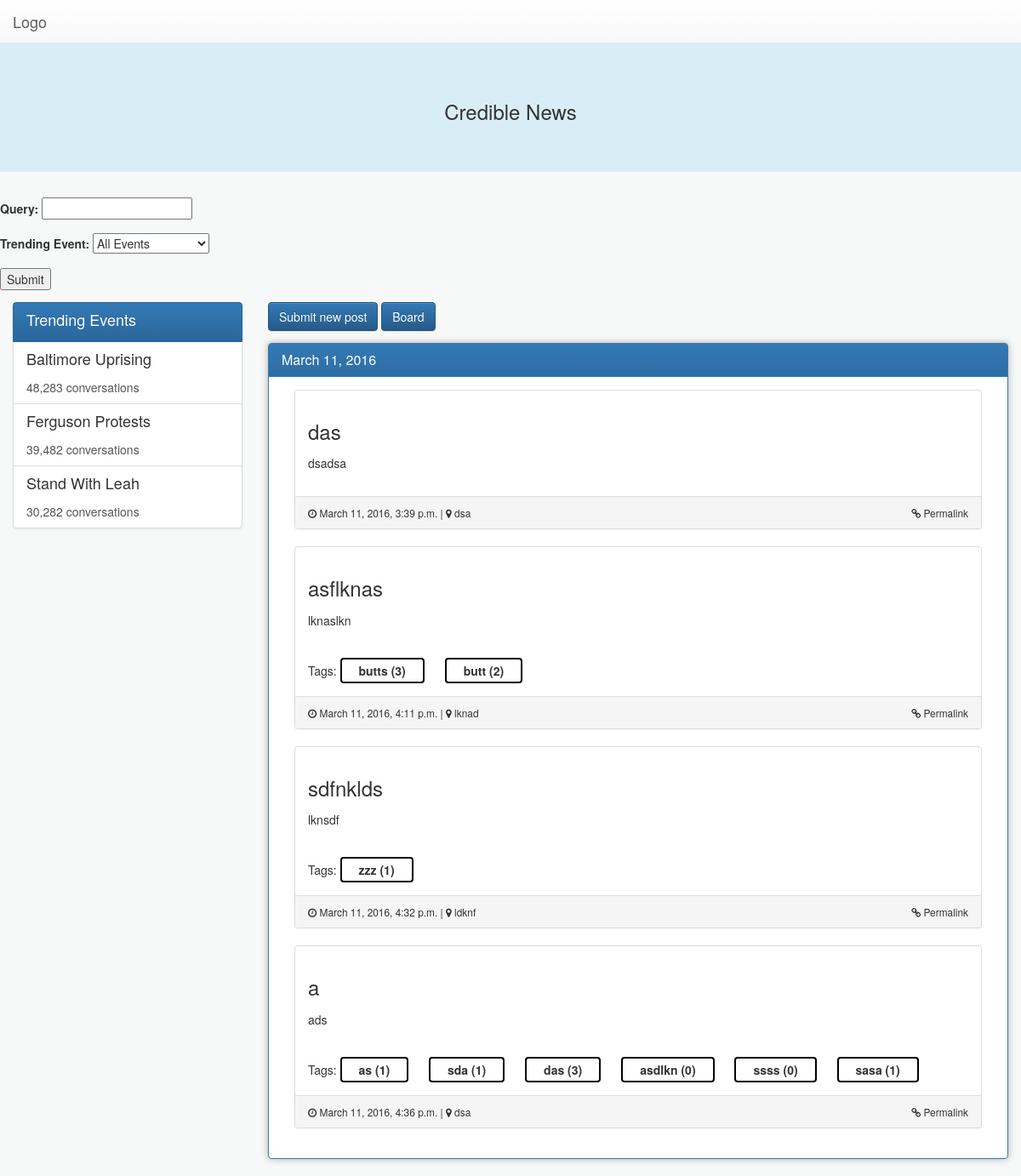
The app's page /posts/, older data.
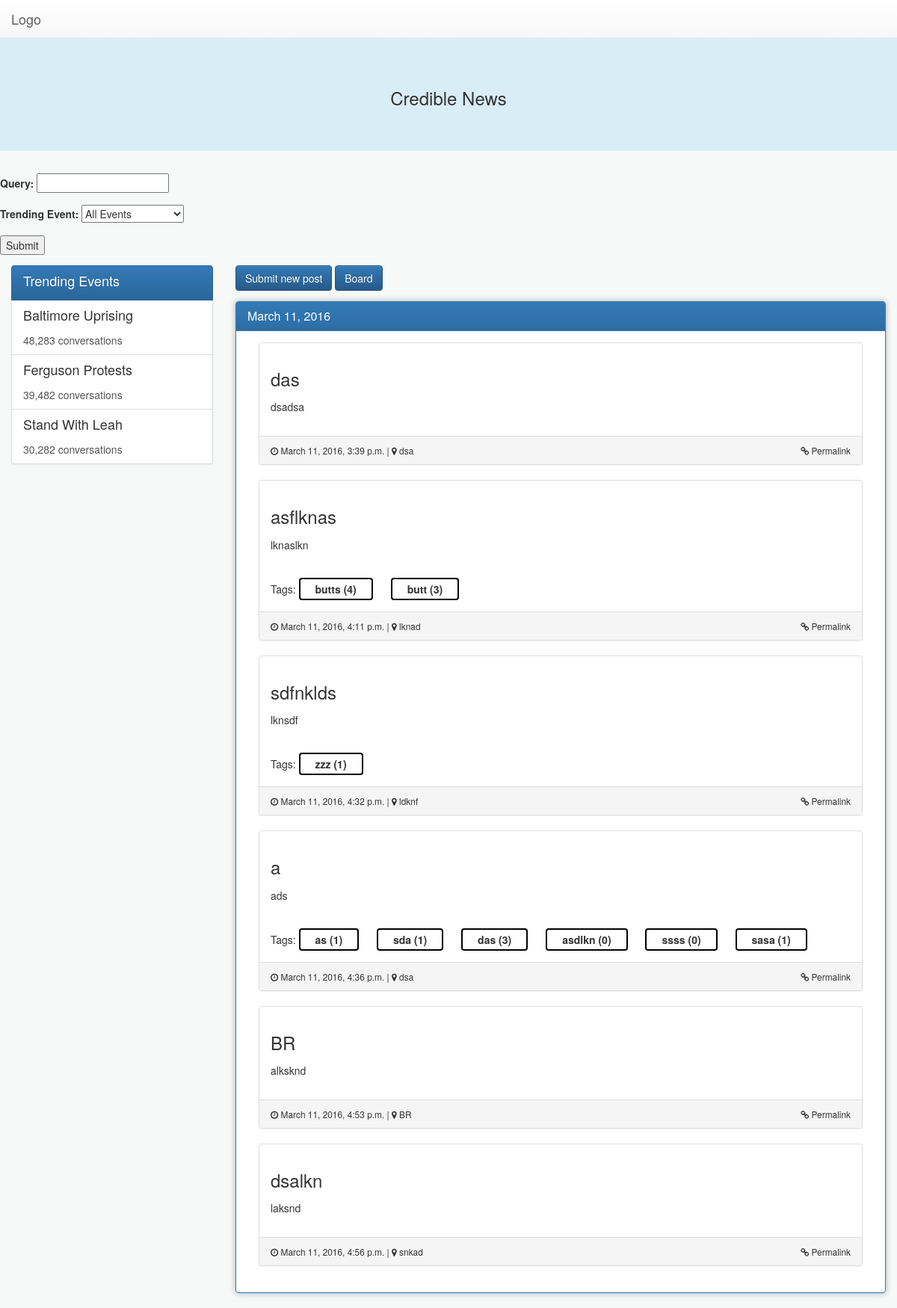
The same page, newer data.
### posts/models.py (models this page shows, shortened)
class Post(models.Model):
    title = models.CharField(max_length=140)
    event_date = models.DateTimeField(default=datetime.datetime.now)
    sub_date = models.DateTimeField(default=datetime.datetime.now)
    location = models.CharField(max_length=140)
    text = models.TextField()
    VIDEO = 'VP' # Video Post
    PHOTO = 'PP' # Single photo
    POST_TYPE_CHOICES = (
        ('VP', 'Video Post'),
        ('PP', 'Photo Post'),
    )
    post_type = models.CharField(max_length=2, choices=POST_TYPE_CHOICES,
                                 blank=False, default='AP')
    EVENT_TYPE_CHOICES = (
        ('NA', 'Not Currently Trending'),
        ('BR', 'Baltimore Uprising'),
        ('FP', 'Ferguson Protests'),
        ('SL', 'Stand With Leah'),
    )
    event = models.CharField(max_length=2, choices=EVENT_TYPE_CHOICES,
                             blank=False, default='NA')
    url = models.URLField(null=True, blank=True)
    photo = models.ImageField(null=True, blank=True)
    def get_absolute_url(self):
        return reverse('posts:detail', kwargs={'post_id': self.id})
    def get_tags_by_post(self):
        return Tag.objects.filter(post=self)

### tags/models.py (models this page shows, shortened)
class Tag(models.Model):
    title = models.CharField(max_length=16)
    post = models.ForeignKey('posts.Post', on_delete=models.CASCADE)
    votes = models.IntegerField(blank=True, default=0)
    date = models.DateTimeField(default=datetime.datetime.now)

### posts/views.py (the view)
def index(request):
    all_posts = Post.objects.all().order_by('event_date')
    grouped_posts = defaultdict(list)
    for post in all_posts:
        grouped_posts[post.event_date.date()].append(post)
    paginator = Paginator(all_posts, 5) # Show 5 posts per page
    page_num = request.GET.get('page')
    try:
        paginated_posts = paginator.page(page_num)
    except PageNotAnInteger:
        paginated_posts = paginator.page(1)
    except EmptyPage:
        paginated_posts = paginator.page(paginator.num_pages)
    context = {
        'form': SearchForm,
        'latest_post_list': all_posts,
        'tag_map': {post.id : post.get_tags_by_post() for post in all_posts},
        'tag_titles': None,
        'grouped_posts': grouped_posts
    }
    return render(request, 'posts/index.html', context)

### posts/views.py (called while the page is built)
@register.filter
def get_value(dictionary, key):
    return dictionary.get(key)

@register.filter
def date_to_integer(dt_time, unused_parameter):
    return 10000*dt_time.year + 1000*dt_time.month + dt_time.day

### posts/templates/posts/index.html (shortened to what this page needs)
{% load staticfiles %}
{% include "includes/head.html" %}
{% include "includes/header.html" %}
<main>
    <form action="{% url 'posts:search' %}" method="post">
        {{ form.as_p }}
        <input type="submit" value="Submit"/>
    </form>
	<div class="container-fluid">
		<div class="row">
			<div class="col-md-3 col-sm-3" id="topics-container">
				<div class="list-group affix-pre" id="topics" data-clampedwidth="#topics-container">
					<a class="list-group-item active">
						<h4 class="list-group-item-heading">Trending Events</h4>
					</a>
					<a href="#" class="list-group-item">
						<h4 class="list-group-item-heading">Baltimore Uprising</h4>
						<p class="list-group-item-text">48,283 conversations</p>
					</a>
					<a href="#" class="list-group-item">
						<h4 class="list-group-item-heading">Ferguson Protests</h4>
						<p class="list-group-item-text">39,482 conversations</p>
					</a>
					<a href="#" class="list-group-item">
						<h4 class="list-group-item-heading">Stand With Leah</h4>
						<p class="list-group-item-text">30,282 conversations</p>
					</a>
				</div>
			</div>
			<div class="col-md-9 col-sm-9">
				<div class="row">
					<div class="col-md-12 col-sm-12">
                                <a class="btn btn-primary margin-bottom" href="{% url 'posts:create' %}">Submit new post</a>
                                <a class="btn btn-primary margin-bottom" href="board">Board</a>
                    </div>
                    {% if grouped_posts %}
                    	{% for group in grouped_posts %}
                    	<div class="col-md-12 col-sm-12">
                    		<div class="panel panel-primary post-group">
                    			<div class="panel-heading" role="tab">
                    				<h4 class="panel-title">
                    					<a role="button" data-toggle="collapse" href="#{{ group|date_to_integer:group }}" aria-expanded="true" aria-controls="{{ group|date_to_integer:group }}">
                    						{{ group }}
                    					</a>
                    				</h4>
                    			</div>
                    			<div id="{{ group|date_to_integer:group }}" class="panel-collapse collapse in" role="tabpanel">
                    				<div class="panel-body">
                    					{% for post in grouped_posts|get_value:group %}
			                    		<div class="col-md-12 col-sm-12">
											<div class="panel panel-default">
												<div class="panel-body">
													<h3>{{ post.title }}</h3>
													<p>{{ post.text }}</p>
													{% if tag_map|get_value:post.id %}
														Tags:
														{% for tag in tag_map|get_value:post.id %}
															<div class="unvoted-tag update-tag" value="{{ tag.title }}" post-id="{{ post.id }}">{{ tag.title }}
							                                (<div class="update-tag-votes">{{ tag.votes }}</div>)
							                            </div>
														{% endfor %}
													{% endif %}
												</div>
												<div class="panel-footer clearfix">
													<span class="pull-left small">
														<i class="fa fa-clock-o"></i> {{ post.event_date }} | <i class="fa fa-map-marker"></i> {{ post.location }}
													</span>
													<span class="pull-right small">
														<i class="fa fa-link"></i> <a href="{{ post.get_absolute_url }}">Permalink</a>
													</span>
												</div>
											</div>
										</div>
			                    		{% endfor %}
                    				</div>
                    			</div>
                    		</div>
                    	</div>
                    	{% endfor %}
                    {% else %}
                    <div class="col-md-12 col-sm-12">
						<h3>No posts available</h3>
					</div>
					{% endif %}
				</div>
			</div>
		</div>
	</div>
</main>

### posts/templates/includes/head.html (shortened to what this page needs)
{% load staticfiles %}
<link href="{% static "css/bootstrap.min.css" %}" type="text/css" rel="stylesheet" />
<link href="{% static "css/bootstrap-theme.min.css" %}" type="text/css" rel="stylesheet" />
<link href="{% static "css/main.css" %}" type="text/css" rel="stylesheet" />
<link href="{% static "css/tag.css" %}" type="text/css" rel="stylesheet" />
<link href="https://maxcdn.bootstrapcdn.com/font-awesome/4.5.0/css/font-awesome.min.css" rel="stylesheet" />

### posts/templates/includes/header.html
<nav class="navbar navbar-default navbar-static-top">
	<div class="container-fluid">
		<div class="navbar-header">
			<a class="navbar-brand" href="/posts">Logo</a>
		</div>
		<div class="collapse navbar-collapse">
			<ul class="nav navbar-nav">
				<li><a href="#"></a></li>
				<li><a href="#"></a></li>
				<li><a href="#"></a></li>
				<li><a href="#"></a></li>
			</ul>
		</div>
	</div>
</nav>
<header>
	<div class="jumbotron jumbotron-main">
		<div class="container-fluid text-center">
			<h3>Credible News</h3>
		</div>
	</div>
</header>

### posts/static/css/main.css (style rules this page uses)
p { margin: 1em 0; }
a { color: inherit; }
.margin-bottom { margin-bottom: 1em; }
.navbar { box-shadow: none; border: none; margin: 0; }
.jumbotron-main { background: #D9EDF7; }
.post-group { box-shadow: 0px 0px 8px rgba(0,0,0,0.3); }

### posts/static/css/tag.css (style rules this page uses)
.update-tag { border-radius: 4px; border: 2px solid black; display: inline-block; font-weight: bolder; margin-right: 20px; margin-top: 20px; padding: 3px 20px 3px 20px; width: auto; }
.update-tag-votes { display: inline-block; }

Row changes from the older to the newer data that the page shows:
changed Tag "butts": votes "3" → "4"
changed Tag "butt": votes "2" → "3"
added Post: title "BR", text "alksknd", event_date "March 11, 2016, 4:53 p.m.", location "BR"
added Post: title "dsalkn", text "laksnd", event_date "March 11, 2016, 4:56 p.m.", location "snkad"
